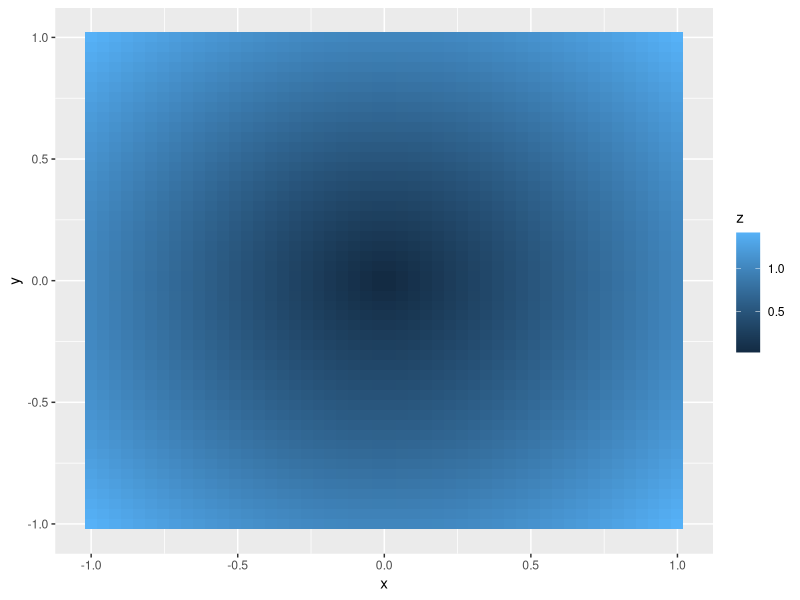

Source code (R):
## ---- chunk 1
library(tidyverse)
## ---- chunk 2
f <- function(x) {
  x$a <- 2
  x
}

x <- list(a = 1)
isTRUE(all.equal(f(x), x))
## ---- chunk 3
x <- 1
y <- 2
x + y
`+`(x, y)

a <- 3:5
a[3]
`[`(a, 3)

z <- 1
`<-`(z, 1)

for (i in 1:10) print(i)
`for`(i, 1:10, print(i))
## ---- chunk 4
add <- function(x, y) x + y
add(3, 1)

body(add) <- quote(x - y)
add(3, 1)
## ---- chunk 5
df <- tibble(
  a = rnorm(10),
  b = rnorm(10),
  c = rnorm(10),
  d = rnorm(10)
)
## ---- chunk 6
median(df$a)
median(df$b)
median(df$c)
median(df$d)
## ---- chunk 7
# a base R for loop
output <- vector("double", ncol(df))  # 1. output
for (i in seq_along(df)) {            # 2. sequence
  output[[i]] <- median(df[[i]])      # 3. body
}
output
## ---- chunk 8
rescale01 <- function(x) {
  rng <- range(x, na.rm = TRUE)
  (x - rng[1]) / (rng[2] - rng[1])
}

df$a <- rescale01(df$a)
df$b <- rescale01(df$b)
df$c <- rescale01(df$c)
df$d <- rescale01(df$d)

# or simply
for (i in seq_along(df)) {
  df[[i]] <- rescale01(df[[i]])
}
## ---- chunk 9
map(df, median)
df %>% map(median)
## ---- chunk 10
# the input is not necessary to be a data frame
c(9, 16, 25) %>% map(sqrt)

fab_norm <- function(p) {
  x <- c(1, 1, 2, 3, 5, 8)
  (sum(abs(x)^p))^(1/p)
}

fab_norm(1)
fab_norm(1.5)
fab_norm(2)
# but fab_norm(c(1, 1.5, 2)) does not work
c(1, 1.5, 2) %>% map(fab_norm)
## ---- chunk 11
mean(df$a, trim = 0.5)
mean(df$b, trim = 0.5)
mean(df$c, trim = 0.5)
mean(df$d, trim = 0.5)

# pass additional arguments
map(df, mean, trim = 0.5)
# equivalently
df %>% map(mean, trim = 0.5)
## ---- chunk 12
# preserve names
z <- list(x = 1:3, y = 4:5)
map(z, length)
# equivalently
z %>% map(length)
## ---- chunk 13
(models <- mtcars %>% 
  group_split(cyl) %>% 
  map(function(df) lm(mpg ~ wt, data = df)))

# or simply
(models <- mtcars %>% 
  group_split(cyl) %>%
  map(~lm(mpg ~ wt, data = .)))
## ---- chunk 14
map_dbl(c(9, 16, 25), sqrt)
## ---- chunk 15
list(LETTERS, letters) %>% map_chr(2)
## ---- chunk 16
mtcars %>% 
  group_split(cyl) %>% 
  map(~lm(mpg ~ wt, data = .)) %>%
  map(summary) %>%
  map_dbl("r.squared")
## ---- chunk 17
a <- c(7, 8, 9)
b <- c(2, 3, 4)

map2(a, b, choose)
a %>% map2(b, choose)
b %>% map2(a, . , choose)
# or equivalently
map2(a, b, ~ choose(.x, .y))
map2(a, b, function(x, y) choose(x, y))
## ---- chunk 18
l <- list(
      a = c(1, 2, 3), 
      b = c(5, 4, 8), 
      c = c(4, 7, 9))

l %>% pmap(function(a, b, c) a / (b + c))
# or equivalently
l %>% pmap(~ ..1 / (..2 + ..3))
## ---- chunk 19
a <- c(11, 12, 13)
b <- c(4, 5, 6)
a %>% imap_dbl(~ .x + b[.y])
# equivalently
a %>% imap_dbl(function(v, i) v + b[i])
## ---- chunk 20
a <- 11:20
m <- list(lowers = letters, uppers = LETTERS)

a %>% pluck(1)  # equivalent to a[1]
m %>% pluck("lowers")   # equivalent to m["lowers"]
m %>% pluck("lowers", 2)  # equivalent to m["lowers"][2]
## ---- chunk 21
is_even <- function(x) x %% 2 == 0
a %>% keep(is_even)
# or equivalently
a %>% keep(~ . %% 2 == 0)

m %>% keep(~ "A" %in% .)
## ---- chunk 22
a %>% keep(~!is_even(.))
a %>% keep(negate(is_even))
a %>% discard(is_even)
## ---- chunk 23
# is every element in `a` even?
a %>% every(is_even)  # maybe equivalent to all(is_even(a))
# are some elements in `a` even?
a %>% some(is_even)   # maybe equivalent to any(is_even(a))

a %>% has_element(12)  # 12 is a double
a %>% has_element(12L)

# the first even number is
a %>% detect(is_even)
# the first even number divisible by 7 is
a %>% detect(~ . %% 7 == 0)

# get the index of the first element  divisible by 7, then extract it
a %>% detect_index(~ . %% 7 == 0) %>% pluck(a, .)
## ---- chunk 24
# a %>% modify(~ . + 1) results in an error because a is an integer vector
a %>% modify(~ . + 1L)

a %>% modify_if(is_even, ~ -.)
a %>% modify_if(~ !is_even(.), ~ -.)

a %>% modify_at(c(1, 3, 5), ~ . + 2L)
## ---- chunk 25
m %>% flatten_chr()
## ---- chunk 26
(m1 <- m %>% map(~ .[1:5]))

m1 %>% pluck("lowers", 2)
m1 %>% transpose() %>% map(~ stringr::str_c(.$lowers, .$uppers))
## ---- chunk 27
li <- list(a = 1, b = 2)
li %>% 
  append(list(c = 3, d = 3)) %>%
  prepend(list(x = 0, y = 0)) %>%
  splice(u = 3, v = 4)
## ---- chunk 28
a <- c(7, 8, 9)
b <- c(2, 3, 4)
choose(7, 3)
lift(choose)(list(7, 3))
cross2(a, b) %>% map_dbl(lift(choose))
## ---- chunk 29
li <- list(a = c(7, 8, 9), 
           b = c(2, 3, 4))
li %>% 
  set_names(c("n", "k")) %>%
  cross() %>% 
  map(lift(choose))
## ---- chunk 30
dat <- tibble(
  x = seq(-1, 1, length = 50),
  y = seq(-1, 1, length = 50))


# we wish to plot a heat map of sqrt(x^2 + y^2)

dat %>% mutate(z = sqrt(x^2 + y^2))  # wrong

dat %>% 
  cross_df() %>% 
  mutate(z = sqrt(x^2 + y^2)) %>%
  ggplot(aes(x, y, fill = z)) + geom_tile() 
## ---- chunk 31
reduce(1:4, `+`)
# it means ((1 + 2) + 3) + 4
reduce(1:4, `+`, .dir = "backward")
# it means 1 + (2 + (3 + 4))

reduce(4:1, choose)
# it means choose(choose(choose(4, 3), 2), 1)
## ---- chunk 32
# shortcircuit a reduction 
sum_until <- function(x, y) {
  out <- x + y
  if (out > 30) {
    done(out)
  } else {
    out
  }
}

reduce(1:10, sum_until)
## ---- chunk 33
accumulate(1:4, `+`)
## ---- chunk 34
accumulate(1:10, sum_until)
## ---- chunk 35
mtcars %>% 
  nest(data = -cyl)
# or more readible
mtcars %>%
  group_by(cyl) %>%
  nest() %>%
  mutate(model = data %>% map(~ lm(mpg ~ wt, data = .))) %>%
  transmute(r_sq = model %>% map(summary) %>% map_dbl("r.squared"))
